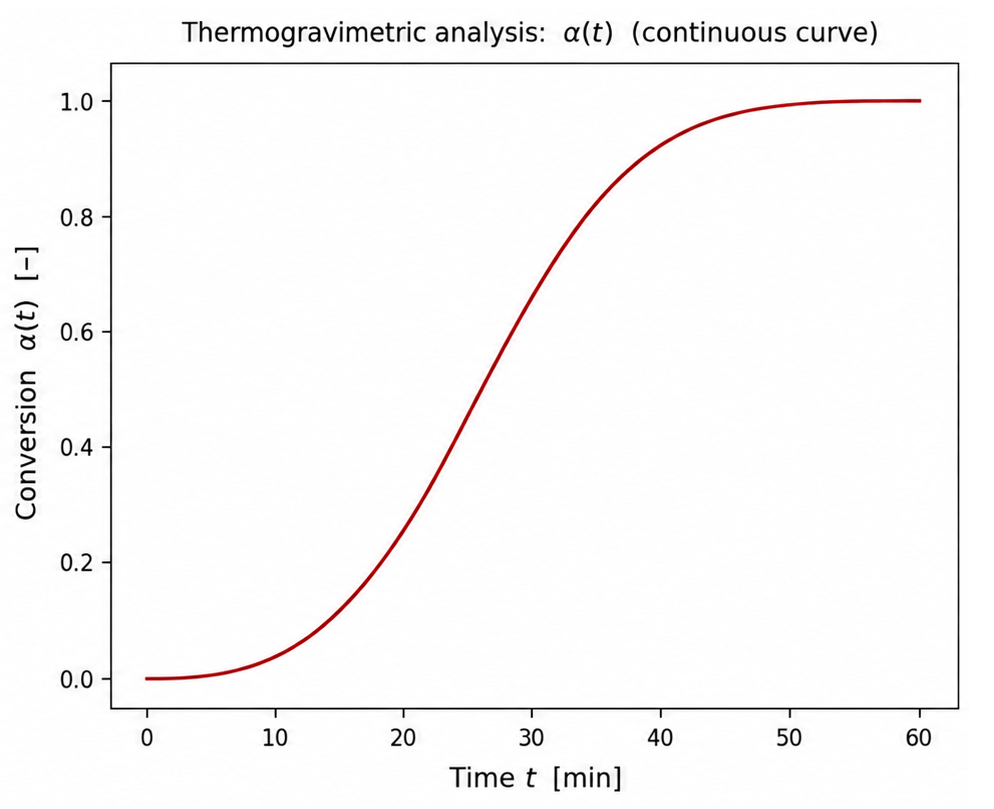
#> input picture images/Curve_points.png, 994 x 809 px; its folder holds only this picture in this run
$ python main.py
#> lines starting #> are read from the running program, lines starting #| are printed output that depends on the picture
"""
Technical Project - Automated Curve Extraction from Scanned Scientific Plots
Authors: Haitam Safouane Ourtane, student at EMSE

Processing Pipeline:
1. OCR detection and robust axis calibration (linear RANSAC).
2. Legend extraction via morphological and colorimetric analysis.
3. Curve segmentation:
   - Colored traces via unsupervised clustering (MeanShift on cyclic HSV).
   - Black/dark traces via subtractive morphology (filtering axes/grids/text).
4. Decoupling continuous model lines and discrete experimental markers.
5. Sampling f(x) = y and exporting calibrated data to Excel & verification charts.
"""

import argparse
import glob
import os
import re
import time
import warnings
from typing import Dict, List, Optional, Tuple

import cv2
import matplotlib
matplotlib.use("Agg")  # Headless mode for rendering without a display
import matplotlib.pyplot as plt
import numpy as np
import pandas as pd
from scipy.ndimage import maximum_filter
from scipy.signal import medfilt, savgol_filter
from sklearn.cluster import KMeans, MeanShift

warnings.filterwarnings("ignore", category=UserWarning)

# ------------------------------------------------------------------------------
# Global Parameters and Experimental Thresholds
# ------------------------------------------------------------------------------
BASE_DIR = os.path.dirname(os.path.abspath(__file__))
DEFAULT_INPUT_DIR = os.path.join(BASE_DIR, "images")
DEFAULT_OUTPUT_DIR = os.path.join(BASE_DIR, "data")

# OCR scaling parameters
# A 1.5x scale factor capped at 1024px offers the optimal trade-off
# between small character legibility and CPU inference speed.
OCR_SCALE_FACTOR = 1.5
OCR_MAX_DIMENSION = 1024

# Component detection thresholds (in pixels)
MIN_COLORED_PIXELS = 500   # Eliminates chromatic noise and JPEG compression artifacts
MIN_CLUSTER_PIXELS = 100   # Minimum cluster size to validate a colored curve
MIN_BLACK_PIXELS = 200     # Validation threshold for a dark/black trace
LEGEND_MAX_COLOR_DIST = 70 # Maximum Euclidean RGB distance patch <-> curve

# Robust regex for numeric tick marks: accepts integers, decimals, negatives,
# and numbers without leading zeros (e.g. .1, -.5, 0.42, 10)
NUMBER_REGEX = re.compile(r"^-?(?:\d+(?:\.\d*)?|\.\d+)$")

_ocr_instance = None
_KNOWN_COLORS = {
    "Black": (0, 0, 0),
    "Gray": (128, 128, 128),
    "White": (255, 255, 255),
    "Red": (255, 0, 0),
    "Green": (0, 255, 0),
    "Blue": (0, 0, 255),
    "Yellow": (255, 255, 0),
    "Cyan": (0, 255, 255),
    "Magenta": (255, 0, 255),
    "Orange": (255, 128, 0),
    "Pink": (255, 192, 203),
    "Brown": (139, 69, 19)
}


# [47 lines left out: function get_closest_color_name, not called in this run]


def get_ocr_engine():
    """Initializes EasyOCR reader once (cached instance)."""
    global _ocr_instance
    if _ocr_instance is None:
        import easyocr
        print("Loading EasyOCR model...")
        _ocr_instance = easyocr.Reader(["en"], gpu=False, verbose=False)
    return _ocr_instance


# [14 lines left out: function parse_tick_value, not called in this run]


def extract_text_boxes(image: np.ndarray, binarize: bool = False) -> List[dict]:
    """
    Runs optical character recognition on the scaled image.
    Returns bounding boxes and parsed values mapped back to original image space.
    """
    height, width = image.shape[:2]
    max_dim = max(height, width)
    # Ensure optimal sizing for numeric OCR (~950px target for small images)
    if max_dim < 850:
        scale = max(1.8, min(3.2, 950.0 / max_dim))
    else:
        scale = min(OCR_SCALE_FACTOR, OCR_MAX_DIMENSION / max_dim)
        scale = max(1.0, scale)

    resized = cv2.resize(image, None, fx=scale, fy=scale, interpolation=cv2.INTER_CUBIC)
    gray = cv2.cvtColor(resized, cv2.COLOR_BGR2GRAY)

    if binarize:
        _, gray = cv2.threshold(gray, 150, 255, cv2.THRESH_BINARY)

    results = []
    ocr_detections = get_ocr_engine().readtext(gray)

    for bbox, raw_text, _ in ocr_detections:
        pts = np.asarray(bbox, dtype=np.float32) / scale
        x_min, y_min = pts.min(axis=0)
        x_max, y_max = pts.max(axis=0)

        results.append({
            "text": raw_text,
            "box": (float(x_min), float(y_min), float(x_max), float(y_max)),
            "cx": float((x_min + x_max) / 2.0),
            "cy": float((y_min + y_max) / 2.0),
            "value": parse_tick_value(raw_text),
        })
    return results


# [91 lines left out: functions group_ticks_by_axis, verify_regular_spacing, fit_axis_ransac, calibrate_single_axis, not called in this run]


def calibrate_axes(image: np.ndarray):
    """
    Locates tick marks and calibrates the mapping from pixels to physical units.
    Executes a fallback pass with binarization if initial detection is partial.
    """
    h, w = image.shape[:2]
    align_tolerance = max(10, 0.02 * max(h, w))

    ocr_items = extract_text_boxes(image, binarize=False)
    numeric_items = [item for item in ocr_items if item["value"] is not None]

    x_scale, nb_x = calibrate_single_axis(numeric_items, "cy", align_tolerance)
    y_scale, nb_y = calibrate_single_axis(numeric_items, "cx", align_tolerance)

    # Fallback pass with Otsu/threshold binarization if axis calibration is incomplete
    if nb_x < 3 or nb_y < 3:
        print("  [OCR] Partial axis detection -> fallback pass with binarization...")
        fallback_items = extract_text_boxes(image, binarize=True)
        for item in fallback_items:
            if item["value"] is not None:
                # Add item if not already detected
                if all(abs(item["cx"] - existing["cx"]) > 8 or abs(item["cy"] - existing["cy"]) > 8 for existing in numeric_items):
                    numeric_items.append(item)
                    ocr_items.append(item)

        x_alt, nb_x_alt = calibrate_single_axis(numeric_items, "cy", align_tolerance)
        y_alt, nb_y_alt = calibrate_single_axis(numeric_items, "cx", align_tolerance)

        if nb_x_alt >= nb_x:
            x_scale, nb_x = x_alt, nb_x_alt
        if nb_y_alt >= nb_y:
            y_scale, nb_y = y_alt, nb_y_alt

    print(f"  [OCR] Retained tick marks: {sorted(item['value'] for item in numeric_items)}")
    print(f"  [OCR] Consistent points -> X Axis: {nb_x}, Y Axis: {nb_y}")
    return x_scale, y_scale, ocr_items


# [367 lines left out: functions find_legend_color_patch, extract_curve_legends, match_curves_with_legends, extract_dark_curves, segment_image_curves, sample_curve_and_markers and 3 more, not called in this run]


def process_chart_image(image_path: str, output_directory: str) -> bool:
    """Processes a chart image and generates the calibrated Excel spreadsheet and control plot."""
    start_time = time.perf_counter()
    file_name = os.path.basename(image_path)
    print(f"\nProcessing: {file_name}")

    img = cv2.imread(image_path)
    if img is None:
        print("  -> Error: unable to open image file.")
        return False

    height, width = img.shape[:2]
    x_scale, y_scale, ocr_items = calibrate_axes(img)

    raw_y_scale = y_scale
    y_max_limit = int(max(raw_y_scale[0], raw_y_scale[2]) + 6) if raw_y_scale is not None else None

    fallback_axes = []
    if x_scale is None:
        x_scale = (0.0, 0.0, float(width), float(width))
        fallback_axes.append("X")
    if y_scale is None:
        y_scale = (float(height), 0.0, 0.0, float(height))
        fallback_axes.append("Y")

    is_calibrated = len(fallback_axes) == 0
    if not is_calibrated:
        print(f"  -> Unresolved axes ({'+'.join(fallback_axes)}): automatic fallback to pixel coordinates.")

    print(f"  -> X Calibration: [{x_scale[1]:.3g} ; {x_scale[3]:.3g}] | Y Calibration: [{y_scale[1]:.3g} ; {y_scale[3]:.3g}]")

    legends = extract_curve_legends(img, ocr_items)
    curves = segment_image_curves(img, [item["box"] for item in ocr_items], y_max_limit=y_max_limit)

    if not curves:
        print("  -> Error: no curve signal detected.")
        return False

    legend_map = match_curves_with_legends([c["color"] for c in curves], legends)
    registered_names = set()

    # Detect title if single curve present
    chart_title = None
    if len(curves) == 1:
        text_only = [item for item in ocr_items if item["value"] is None and len(item["text"].strip()) > 3]
        if text_only:
            top_text = sorted(text_only, key=lambda x: x["cy"])[0]["text"]
            chart_title = re.sub(r'[^A-Za-z0-9_]+', '_', top_text).strip('_')
            if len(chart_title) < 3:
                chart_title = None

    data_columns = {}
    for idx, curve in enumerate(curves):
        line_data, points_data = sample_curve_and_markers(curve["coords"], img.shape, img)
        curve["hex"] = "#{:02x}{:02x}{:02x}".format(*(int(c) for c in curve["color"]))

        # 1. Official legend label or fallback strategy
        default_label = legend_map.get(idx)
        if default_label is None:
            if len(curves) == 1 and chart_title:
                default_label = chart_title
            else:
                color_name = get_closest_color_name(curve["color"])
                default_label = f"Curve_{color_name}"

        curve["name"] = generate_unique_curve_name(default_label, registered_names)
        registered_names.add(curve["name"])

        # 2. Calibration and storage of coordinates
        has_line = line_data is not None
        has_points = points_data is not None

        if has_line and has_points:
            curve["line_x"] = project_to_axis_units(line_data[0], x_scale)
            curve["line_y"] = project_to_axis_units(line_data[1], y_scale)
            curve["points_x"] = project_to_axis_units(points_data[0], x_scale)
            curve["points_y"] = project_to_axis_units(points_data[1], y_scale)

            data_columns[f"{curve['name']}_Line_X"] = curve["line_x"]
            data_columns[f"{curve['name']}_Line_Y"] = curve["line_y"]
            data_columns[f"{curve['name']}_Points_X"] = curve["points_x"]
            data_columns[f"{curve['name']}_Points_Y"] = curve["points_y"]
            print(f"  -> {curve['name']} : Model ({len(curve['line_x'])} pts) + Experimental measurements ({len(curve['points_x'])} points)")

        elif has_points and not has_line:
            curve["points_x"] = project_to_axis_units(points_data[0], x_scale)
            curve["points_y"] = project_to_axis_units(points_data[1], y_scale)

            data_columns[f"{curve['name']}_X"] = curve["points_x"]
            data_columns[f"{curve['name']}_Y"] = curve["points_y"]
            print(f"  -> {curve['name']} : Experimental scatter plot ({len(curve['points_x'])} points)")

        else:
            curve["line_x"] = project_to_axis_units(line_data[0], x_scale)
            curve["line_y"] = project_to_axis_units(line_data[1], y_scale)

            data_columns[f"{curve['name']}_X"] = curve["line_x"]
            data_columns[f"{curve['name']}_Y"] = curve["line_y"]
            print(f"  -> {curve['name']} : Continuous curve ({len(curve['line_x'])} pts)")

    # Tabular export to Excel
    base_name = os.path.splitext(file_name)[0]
    excel_path = os.path.join(output_directory, f"{base_name}_data.xlsx")
    plot_path = os.path.join(output_directory, f"{base_name}_verification.png")

    df = pd.DataFrame(dict([(k, pd.Series(v)) for k, v in data_columns.items()]))
    df.to_excel(excel_path, index=False)
    export_verification_chart(img, curves, plot_path, is_calibrated)

    elapsed = time.perf_counter() - start_time
    print(f"  -> Success: {len(curves)} curve(s) processed in {elapsed:.1f}s")
    return True


def main():
    parser = argparse.ArgumentParser(description="Automated extraction of experimental curves.")
    parser.add_argument("--input", default=DEFAULT_INPUT_DIR, help="Directory containing images to process.")
    parser.add_argument("--output", default=DEFAULT_OUTPUT_DIR, help="Directory to save output results.")
    args = parser.parse_args()

    os.makedirs(args.output, exist_ok=True)
    os.makedirs(args.input, exist_ok=True)

    supported_extensions = ("*.png", "*.jpg", "*.jpeg", "*.bmp")
    files_to_process = []
    for ext in supported_extensions:
        files_to_process.extend(glob.glob(os.path.join(args.input, ext)))

    if not files_to_process:
        print(f"No image found in '{args.input}'.")
        return

    print("==========================================================")
    print("AUTOMATED EXPERIMENTAL CURVE EXTRACTION PIPELINE")
    print(f"Images detected: {len(files_to_process)}")
    print("==========================================================")

    success_count = 0
    for image_path in sorted(files_to_process):
        try:
            if process_chart_image(image_path, args.output):
#> in process_chart_image, img is the input picture: shape (809, 994, 3); mean B, G, R 248.7, 248.7, 249.5
#> in extract_text_boxes, `gray = cv2.cvtColor(resized, cv2.COLOR_BGR2GRAY)`:
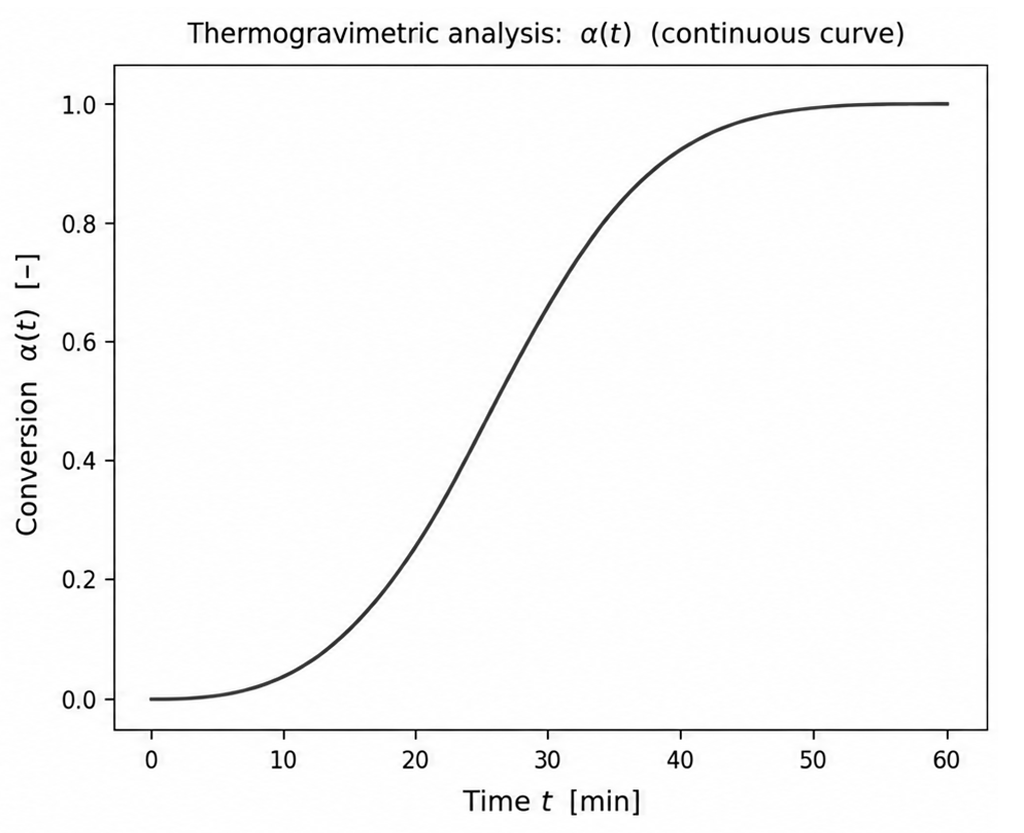
#> gray: shape (833, 1024); min 0, max 255, mean 248.9
                success_count += 1
        except Exception as err:
            print(f"  -> Failed on {os.path.basename(image_path)}: {err}")

    print(f"\nProcessing complete: {success_count}/{len(files_to_process)} files processed successfully.")


if __name__ == "__main__":
    main()
#> (the call stopped at in get_ocr_engine, `_ocr_instance = easyocr.Reader(["en"], gpu=False, verbose=False)`: easyocr is not available in this run)
